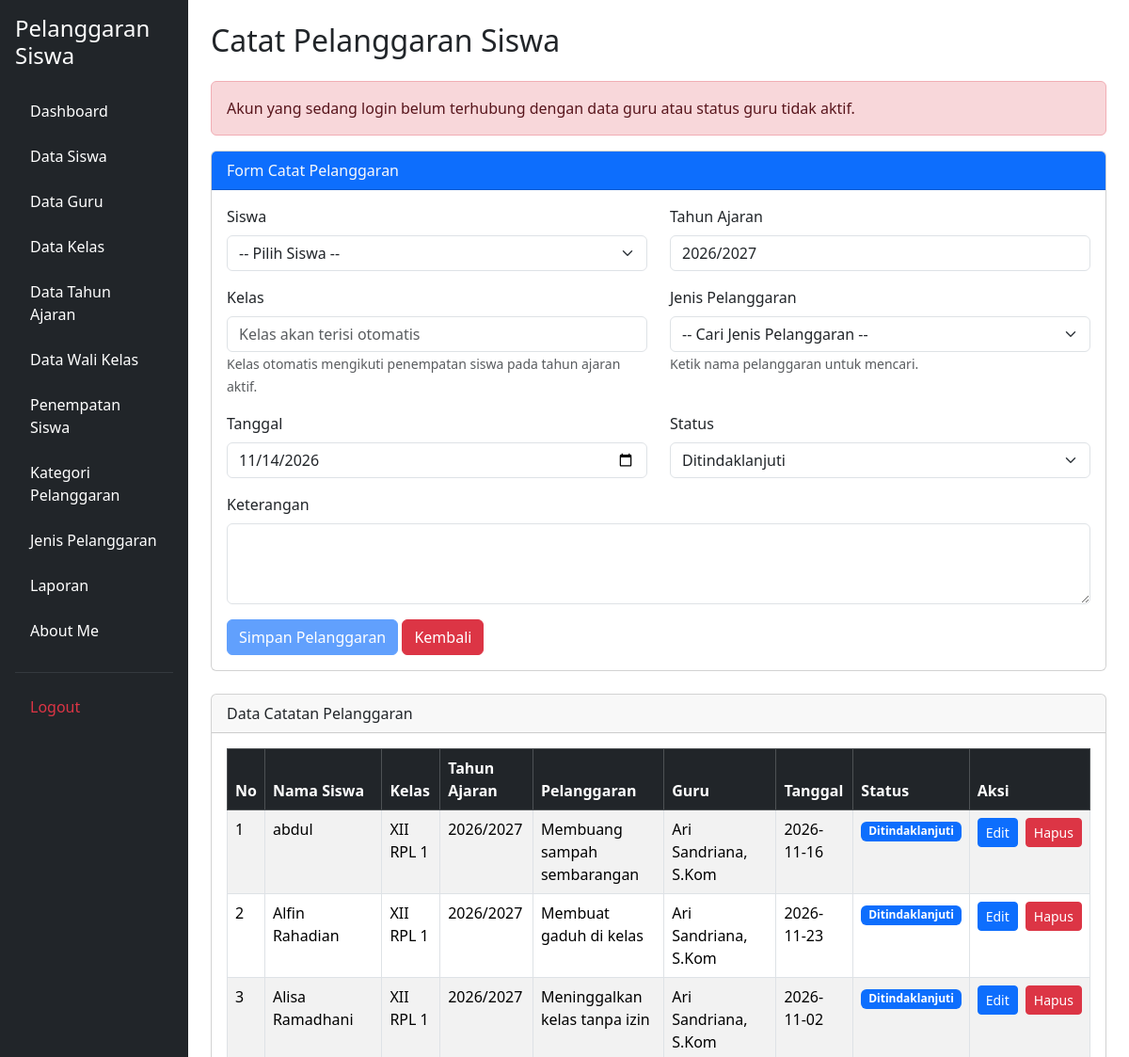
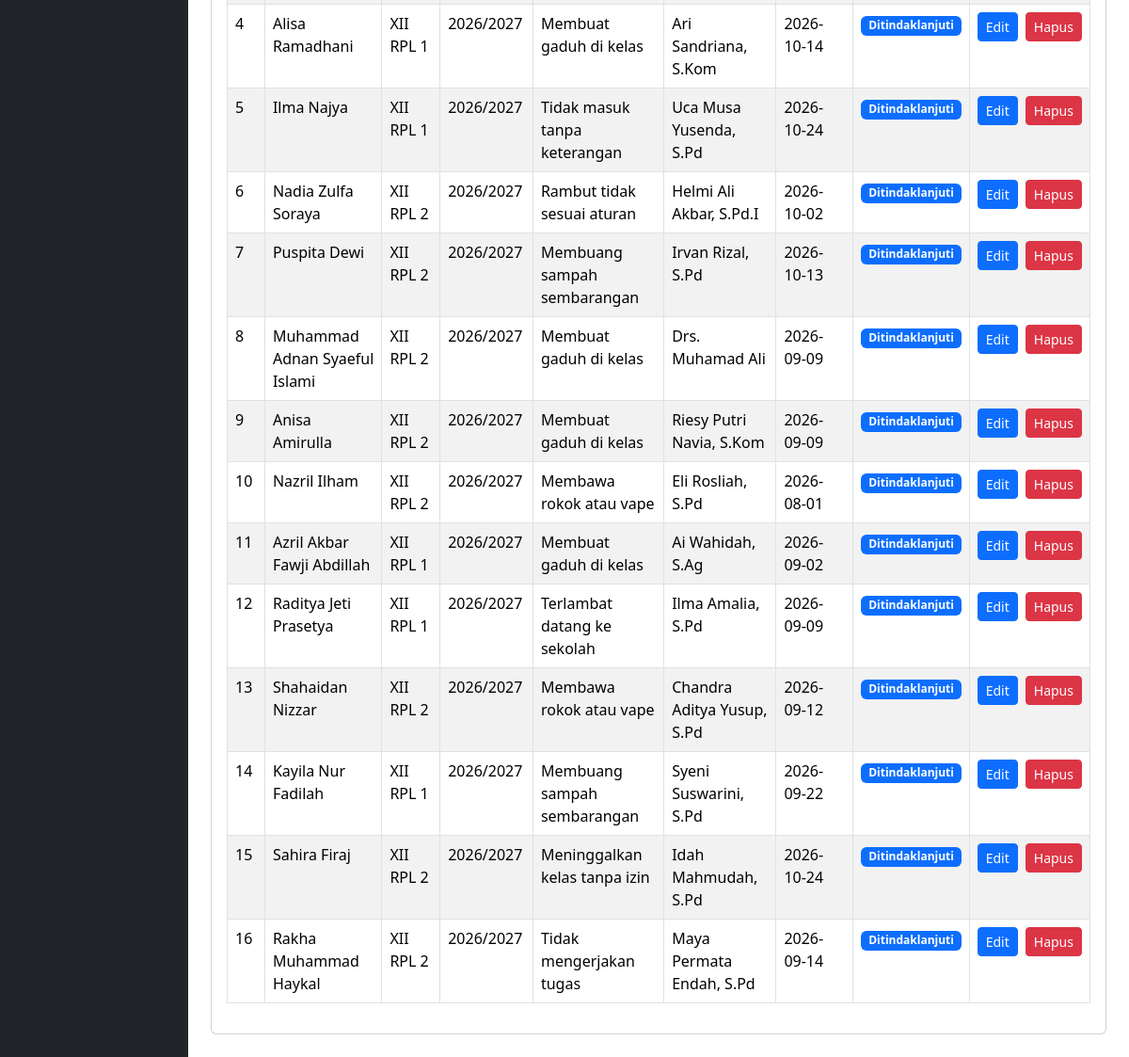
Screenshot of /catat_pelanggaran.php (signed in) with the database file from the repository (2 pictures, top to bottom).
### tables this page shows
CREATE TABLE `t_tahun_ajaran` (
  `id` int(11) NOT NULL,
  `nama` varchar(20) DEFAULT NULL,
  `tanggal_mulai` date NOT NULL,
  `tanggal_selesai` date NOT NULL,
  `status_aktif` tinyint(1) NOT NULL,
  `created_at` timestamp NOT NULL DEFAULT current_timestamp(),
  `updated_at` timestamp NOT NULL DEFAULT current_timestamp()
);

CREATE TABLE `t_pelanggaran_siswa` (
  `id` int(11) NOT NULL,
  `tahun_ajaran_id` int(11) DEFAULT NULL,
  `siswa_id` int(11) DEFAULT NULL,
  `nama_siswa` varchar(150) NOT NULL,
  `kelas_id` int(11) DEFAULT NULL,
  `nama_kelas` varchar(100) NOT NULL,
  `pelanggaran_id` int(11) DEFAULT NULL,
  `nama_pelanggaran` varchar(150) NOT NULL,
  `pelanggaran_kategori_id` int(11) DEFAULT NULL,
  `guru_id` int(11) DEFAULT NULL,
  `nama_guru` varchar(150) NOT NULL,
  `tanggal` date DEFAULT NULL,
  `keterangan` text NOT NULL,
  `poin` int(11) NOT NULL,
  `tindakan` text NOT NULL,
  `status` varchar(30) NOT NULL,
  `created_at` timestamp NOT NULL DEFAULT current_timestamp(),
  `updated_at` timestamp NOT NULL DEFAULT current_timestamp()
);

CREATE TABLE `t_siswa` (
  `id` int(11) NOT NULL,
  `nis` varchar(10) DEFAULT NULL,
  `nisn` varchar(10) NOT NULL,
  `nama` varchar(150) DEFAULT NULL,
  `jenis_kelamin` char(1) NOT NULL,
  `tanggal_lahir` date NOT NULL,
  `alamat` text NOT NULL,
  `status_aktif` tinyint(1) NOT NULL,
  `created_at` timestamp NOT NULL DEFAULT current_timestamp(),
  `updated_at` timestamp NOT NULL DEFAULT current_timestamp()
);

CREATE TABLE `t_kelas` (
  `id` int(11) NOT NULL,
  `nama` varchar(100) DEFAULT NULL,
  `tingkat` varchar(20) NOT NULL,
  `jurusan` varchar(100) NOT NULL,
  `status_aktif` tinyint(1) NOT NULL,
  `created_at` timestamp NOT NULL DEFAULT current_timestamp(),
  `updated_at` timestamp NOT NULL DEFAULT current_timestamp()
);

CREATE TABLE `t_pelanggaran` (
  `id` int(11) NOT NULL,
  `pelanggaran_kategori_id` int(11) DEFAULT NULL,
  `kode` varchar(30) DEFAULT NULL,
  `nama` varchar(150) DEFAULT NULL,
  `poin` int(11) NOT NULL,
  `deskripsi` text NOT NULL,
  `status_aktif` tinyint(1) NOT NULL,
  `created_at` timestamp NOT NULL DEFAULT current_timestamp(),
  `updated_at` timestamp NOT NULL DEFAULT current_timestamp()
);

CREATE TABLE `t_guru` (
  `id` int(11) NOT NULL,
  `nip` varchar(18) NOT NULL,
  `nama` varchar(150) DEFAULT NULL,
  `email` varchar(150) NOT NULL,
  `status_aktif` tinyint(1) NOT NULL,
  `user_id` int(11) NOT NULL,
  `created_at` timestamp NOT NULL DEFAULT current_timestamp(),
  `updated_at` timestamp NOT NULL DEFAULT current_timestamp()
);

### catat_pelanggaran.php (the view, shortened to what this page needs)
<?php
include 'config/koneksi.php';
$tahun = mysqli_query(
    $koneksi,
    "SELECT id, nama
     FROM t_tahun_ajaran
     WHERE status_aktif = 1
     LIMIT 1"
);
$tahun_aktif = mysqli_fetch_assoc($tahun);
$id_user = (int) $_SESSION['id'];
$stmt_guru = mysqli_prepare(
    $koneksi,
    "SELECT id, nama
     FROM t_guru
     WHERE user_id = ?
     AND status_aktif = 1
     LIMIT 1"
);
mysqli_stmt_bind_param(
    $stmt_guru,
    "i",
    $id_user
);
mysqli_stmt_execute($stmt_guru);
$result_guru = mysqli_stmt_get_result($stmt_guru);
$data_guru = mysqli_fetch_assoc($result_guru);
$sql = "SELECT
            ps.*,
            ta.nama AS tahun_ajaran,
            s.nama AS nama_siswa,
            k.nama AS nama_kelas,
            p.nama AS nama_pelanggaran,
            g.nama AS nama_guru
        FROM t_pelanggaran_siswa ps
        LEFT JOIN t_tahun_ajaran ta
            ON ps.tahun_ajaran_id = ta.id
        LEFT JOIN t_siswa s
            ON ps.siswa_id = s.id
        LEFT JOIN t_kelas k
            ON ps.kelas_id = k.id
        LEFT JOIN t_pelanggaran p
            ON ps.pelanggaran_id = p.id
        LEFT JOIN t_guru g
            ON ps.guru_id = g.id
        ORDER BY ps.id DESC";
$hasil = mysqli_query($koneksi, $sql);
?>
<!DOCTYPE html>
<html lang="id">
<head>
    <link href="https://cdn.jsdelivr.net/npm/bootstrap@5.3.8/dist/css/bootstrap.min.css"
          rel="stylesheet">
    <link href="https://cdn.jsdelivr.net/npm/tom-select@2.4.3/dist/css/tom-select.bootstrap5.min.css"
          rel="stylesheet">
    <link href="https://cdn.datatables.net/2.3.4/css/dataTables.bootstrap5.min.css"
          rel="stylesheet">
</head>
<body>
<div class="container-fluid">
    <div class="row">
        <?php include 'layout/sidebar.php'; ?>
        <main class="col-md-9 col-lg-10 p-4">
            <h2 class="mb-4">Catat Pelanggaran Siswa</h2>
            <?php if (!$data_guru) { ?>
                <div class="alert alert-danger">
                    Akun yang sedang login belum terhubung dengan
                    data guru atau status guru tidak aktif.
                </div>
            <?php } ?>
            <div class="card mb-4">
                <div class="card-header bg-primary text-light">
                    Form Catat Pelanggaran
                </div>
                <div class="card-body">
                    <form action="proses_simpan_pelanggaran.php"
                          method="POST"
                          id="formPelanggaran">
                        <div class="row">
                            <div class="col-md-6 mb-3">
                                <label class="form-label">
                                    Siswa
                                </label>
                                <select name="siswa_id"
                                        id="siswa"
                                        class="form-select"
                                        required>
                                    <option value="">
                                        -- Pilih Siswa --
                                    </option>
                                </select>
                            </div>
                            <div class="col-md-6 mb-3">
                                <label class="form-label">
                                    Tahun Ajaran
                                </label>
                                <?php if ($tahun_aktif) { ?>
                                    <input type="text"
                                           class="form-control"
                                           value="<?= htmlspecialchars($tahun_aktif['nama']); ?>"
                                           readonly>
                                <?php } ?>
                            </div>
                            <div class="col-md-6 mb-3">
                                <label class="form-label">
                                    Kelas
                                </label>
                                <input type="text"
                                       id="nama_kelas"
                                       class="form-control"
                                       placeholder="Kelas akan terisi otomatis"
                                       readonly
                                       required>
                                <small class="text-muted">
                                    Kelas otomatis mengikuti penempatan
                                    siswa pada tahun ajaran aktif.
                                </small>
                            </div>
                            <div class="col-md-6 mb-3">
                                <label class="form-label">
                                    Jenis Pelanggaran
                                </label>
                                <select name="pelanggaran_id"
                                        id="pelanggaran"
                                        class="form-select"
                                        required>
                                    <option value="">
                                        -- Cari Jenis Pelanggaran --
                                    </option>
                                </select>
                                <small class="text-muted">
                                    Ketik nama pelanggaran untuk mencari.
                                </small>
                            </div>
                            <div class="col-md-6 mb-3">
                                <label class="form-label">
                                    Tanggal
                                </label>
                                <input type="date"
                                       name="tanggal"
                                       class="form-control"
                                       value="<?= date('Y-m-d'); ?>"
                                       required>
                            </div>
                            <div class="col-md-6 mb-3">
                                <label class="form-label">
                                    Status
                                </label>
                                <select name="status"
                                        class="form-select"
                                        required>
                                    <option value="Ditindaklanjuti">
                                        Ditindaklanjuti
                                    </option>
                                </select>
                            </div>
                            <div class="col-md-12 mb-3">
                                <label class="form-label">
                                    Keterangan
                                </label>
                                <textarea name="keterangan"
                                          class="form-control"
                                          rows="3"></textarea>
                            </div>
                        </div>
                        <button type="submit"
                                class="btn btn-primary"
                                <?= (!$tahun_aktif || !$data_guru) ? 'disabled' : ''; ?>>
                            Simpan Pelanggaran
                        </button>
                        <a href="dashboard.php"
                           class="btn btn-danger">
                            Kembali
                        </a>
                    </form>
                </div>
            </div>
            <div class="card">
                <div class="card-header">
                    Data Catatan Pelanggaran
                </div>
                <div class="card-body">
                    <div class="table-responsive">
                        <table id="tabelPelanggaran"
                               class="table table-bordered table-striped">
                            <thead class="table-dark">
                                <tr>
                                    <th>No</th>
                                    <th>Nama Siswa</th>
                                    <th>Kelas</th>
                                    <th>Tahun Ajaran</th>
                                    <th>Pelanggaran</th>
                                    <th>Guru</th>
                                    <th>Tanggal</th>
                                    <th>Status</th>
                                    <th>Aksi</th>
                                </tr>
                            </thead>
                            <tbody>
                                <?php $no = 1; ?>
                                <?php while ($row = mysqli_fetch_assoc($hasil)) { ?>
                                    <tr>
                                        <td>
                                            <?= $no++; ?>
                                        </td>
                                        <td>
                                            <?= htmlspecialchars($row['nama_siswa'] ?? '-'); ?>
                                        </td>
                                        <td>
                                            <?= htmlspecialchars($row['nama_kelas'] ?? '-'); ?>
                                        </td>
                                        <td>
                                            <?= htmlspecialchars($row['tahun_ajaran'] ?? '-'); ?>
                                        </td>
                                        <td>
                                            <?= htmlspecialchars($row['nama_pelanggaran'] ?? '-'); ?>
                                        </td>
                                        <td>
                                            <?= htmlspecialchars($row['nama_guru'] ?? '-'); ?>
                                        </td>
                                        <td>
                                            <?= htmlspecialchars($row['tanggal'] ?? '-'); ?>
                                        </td>
                                        <td>
                                            <?php if ($row['status'] == 'Selesai') { ?>
                                                <span class="badge bg-success">
                                                    Selesai
                                                </span>
                                            <?php } elseif ($row['status'] == 'Proses') { ?>
                                                <span class="badge bg-warning text-dark">
                                                    Proses
                                                </span>
                                            <?php } else { ?>
                                                <span class="badge bg-primary">
                                                    Ditindaklanjuti
                                                </span>
                                            <?php } ?>
                                        </td>
                                        <td>
                                            <?php if ($row['status'] != 'Selesai') { ?>
                                                <div class="d-flex gap-2">
                                                    <a href="edit_catat_pelanggaran.php?id=<?= (int) $row['id']; ?>"
                                                       class="btn btn-primary btn-sm">
                                                        Edit
                                                    </a>
                                                    <a href="hapus_catat_pelanggaran.php?id=<?= (int) $row['id']; ?>"
                                                       class="btn btn-danger btn-sm"
                                                       onclick="return confirm('Yakin ingin menghapus catatan pelanggaran ini?');">
                                                        Hapus
                                                    </a>
                                                </div>
                                            <?php } else { ?>
                                                <span class="text-muted">
                                                    Tidak tersedia
                                                </span>
                                            <?php } ?>
                                        </td>
                                    </tr>
                                <?php } ?>
                            </tbody>
                        </table>
                    </div>
                </div>
            </div>
        </main>
    </div>
</div>
</body>
</html>

### rows the page displays
t_tahun_ajaran: nama "2026/2027"
t_pelanggaran_siswa: siswa.nama "abdul", kelas.nama "XII RPL 1", tahun_ajaran.nama "2026/2027", pelanggaran.nama "Membuang sampah sembarangan", guru.nama "Ari Sandriana, S.Kom", tanggal "2026-11-16", status "Ditindaklanjuti"
t_pelanggaran_siswa: siswa.nama "Alfin Rahadian", kelas.nama "XII RPL 1", tahun_ajaran.nama "2026/2027", pelanggaran.nama "Membuat gaduh di kelas", guru.nama "Ari Sandriana, S.Kom", tanggal "2026-11-23", status "Ditindaklanjuti"
t_pelanggaran_siswa: siswa.nama "Alisa Ramadhani", kelas.nama "XII RPL 1", tahun_ajaran.nama "2026/2027", pelanggaran.nama "Meninggalkan kelas tanpa izin", guru.nama "Ari Sandriana, S.Kom", tanggal "2026-11-02", status "Ditindaklanjuti"
t_pelanggaran_siswa: siswa.nama "Alisa Ramadhani", kelas.nama "XII RPL 1", tahun_ajaran.nama "2026/2027", pelanggaran.nama "Membuat gaduh di kelas", guru.nama "Ari Sandriana, S.Kom", tanggal "2026-10-14", status "Ditindaklanjuti"
t_pelanggaran_siswa: siswa.nama "Ilma Najya", kelas.nama "XII RPL 1", tahun_ajaran.nama "2026/2027", pelanggaran.nama "Tidak masuk tanpa keterangan", guru.nama "Uca Musa Yusenda, S.Pd", tanggal "2026-10-24", status "Ditindaklanjuti"
t_pelanggaran_siswa: siswa.nama "Nadia Zulfa Soraya", kelas.nama "XII RPL 2", tahun_ajaran.nama "2026/2027", pelanggaran.nama "Rambut tidak sesuai aturan", guru.nama "Helmi Ali Akbar, S.Pd.I", tanggal "2026-10-02", status "Ditindaklanjuti"
t_pelanggaran_siswa: siswa.nama "Puspita Dewi", kelas.nama "XII RPL 2", tahun_ajaran.nama "2026/2027", pelanggaran.nama "Membuang sampah sembarangan", guru.nama "Irvan Rizal, S.Pd", tanggal "2026-10-13", status "Ditindaklanjuti"
t_pelanggaran_siswa: siswa.nama "Muhammad Adnan Syaeful Islami", kelas.nama "XII RPL 2", tahun_ajaran.nama "2026/2027", pelanggaran.nama "Membuat gaduh di kelas", guru.nama "Drs. Muhamad Ali", tanggal "2026-09-09", status "Ditindaklanjuti"
t_pelanggaran_siswa: siswa.nama "Anisa Amirulla", kelas.nama "XII RPL 2", tahun_ajaran.nama "2026/2027", pelanggaran.nama "Membuat gaduh di kelas", guru.nama "Riesy Putri Navia, S.Kom", tanggal "2026-09-09", status "Ditindaklanjuti"
t_pelanggaran_siswa: siswa.nama "Nazril Ilham", kelas.nama "XII RPL 2", tahun_ajaran.nama "2026/2027", pelanggaran.nama "Membawa rokok atau vape", guru.nama "Eli Rosliah, S.Pd", tanggal "2026-08-01", status "Ditindaklanjuti"
t_pelanggaran_siswa: siswa.nama "Azril Akbar Fawji Abdillah", kelas.nama "XII RPL 1", tahun_ajaran.nama "2026/2027", pelanggaran.nama "Membuat gaduh di kelas", guru.nama "Ai Wahidah, S.Ag", tanggal "2026-09-02", status "Ditindaklanjuti"
t_pelanggaran_siswa: siswa.nama "Raditya Jeti Prasetya", kelas.nama "XII RPL 1", tahun_ajaran.nama "2026/2027", pelanggaran.nama "Terlambat datang ke sekolah", guru.nama "Ilma Amalia, S.Pd", tanggal "2026-09-09", status "Ditindaklanjuti"
t_pelanggaran_siswa: siswa.nama "Shahaidan Nizzar", kelas.nama "XII RPL 2", tahun_ajaran.nama "2026/2027", pelanggaran.nama "Membawa rokok atau vape", guru.nama "Chandra Aditya Yusup, S.Pd", tanggal "2026-09-12", status "Ditindaklanjuti"
t_pelanggaran_siswa: siswa.nama "Kayila Nur Fadilah", kelas.nama "XII RPL 1", tahun_ajaran.nama "2026/2027", pelanggaran.nama "Membuang sampah sembarangan", guru.nama "Syeni Suswarini, S.Pd", tanggal "2026-09-22", status "Ditindaklanjuti"
t_pelanggaran_siswa: siswa.nama "Sahira Firaj", kelas.nama "XII RPL 2", tahun_ajaran.nama "2026/2027", pelanggaran.nama "Meninggalkan kelas tanpa izin", guru.nama "Idah Mahmudah, S.Pd", tanggal "2026-10-24", status "Ditindaklanjuti"
t_pelanggaran_siswa: siswa.nama "Rakha Muhammad Haykal", kelas.nama "XII RPL 2", tahun_ajaran.nama "2026/2027", pelanggaran.nama "Tidak mengerjakan tugas", guru.nama "Maya Permata Endah, S.Pd", tanggal "2026-09-14", status "Ditindaklanjuti"
